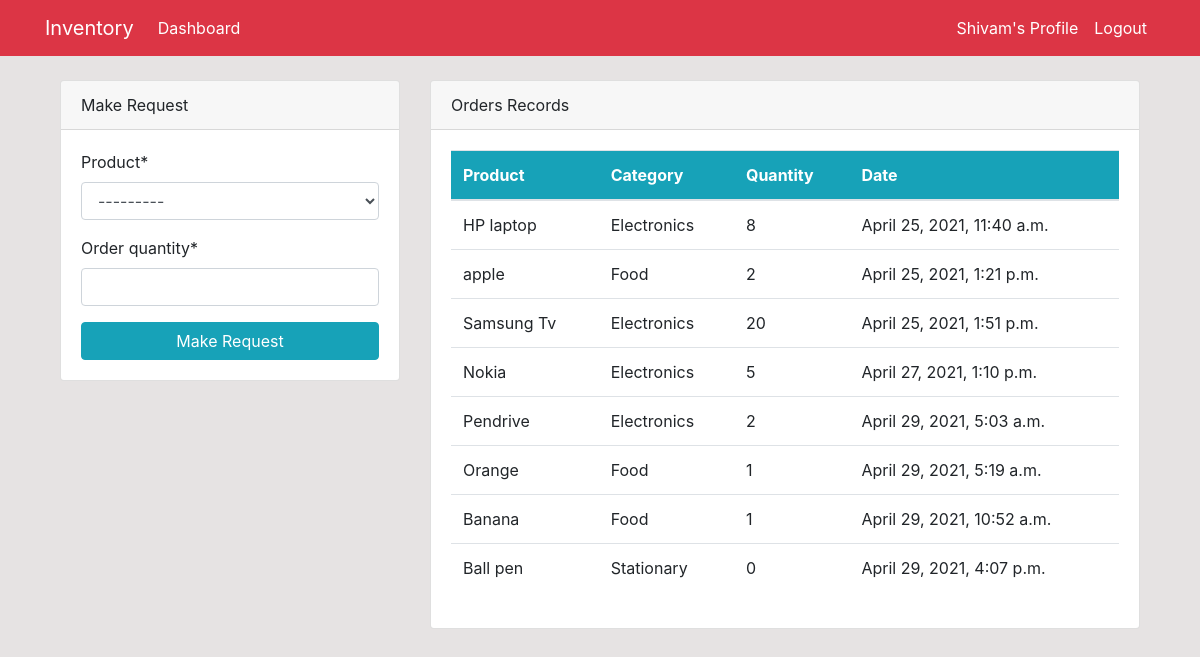
/dashboard/ (signed in), run on the app's committed database.
### dashboard/models.py (models this page shows, shortened)
class Order(models.Model):
    product = models.ForeignKey(Product, on_delete=models.CASCADE, null=True)
    staff = models.ForeignKey(User, models.CASCADE, null=True)
    order_quantity = models.PositiveIntegerField(null=True)
    date = models.DateTimeField(auto_now_add=True, blank=True)

class Product(models.Model):
    name = models.CharField(max_length=100, null=True)
    category = models.CharField(max_length=20, choices=CATEGORY, null=True)
    quantity = models.PositiveIntegerField(null=True)
    def __str__(self):
        return f'{self.name}'

### dashboard/views.py (the view)
# urls.py: path('dashboard/', views.index, name='dashboard-index'),
@login_required(login_url='user-login')
def index(request):
    orders = Order.objects.all()
    products = Product.objects.all()
    if request.method == 'POST':
        form = OrderForm(request.POST)
        if form.is_valid():
            instance = form.save(commit=False)
            instance.staff = request.user
            instance.save()
            return redirect('dashboard-index')
    else:
        form = OrderForm()
    context = {
        'orders': orders,
        'form': form,
        'products': products,
    }
    return render(request, 'dashboard/index.html', context)

### dashboard/forms.py
class OrderForm(forms.ModelForm):
    class Meta:
        model = Order
        fields = ['product', 'order_quantity']

### templates/dashboard/index.html (shortened to what this page needs)
{% extends 'partials/base.html' %}
{% block content %}
{% if user.is_authenticated and user.is_staff and user.is_superuser %}
{% include 'partials/topnav.html' %}
<div class="row ">
    <div class="col-md-6 my-4">
        <div class="bg-white">
            <div class="card-body">
                <canvas id="myChart1" width="400" height="300"></canvas>
                <script>
                    var ctx = document.getElementById('myChart1').getContext('2d');
                    var myChart1 = new Chart(ctx, {
                        type: 'pie',
                        data: {
                            labels: [{% for product in products %} '{{product.name}}', {% endfor %}],
                    datasets: [{
                        label: 'Number of Products',
                        data: [{% for product in products %} {{ product.quantity }}, {% endfor %}],
                        backgroundColor: [
                            'rgba(255, 99, 132, 1)',
                            'rgba(54, 162, 235, 1)',
                            'rgba(255, 206, 86, 1)',
                            'rgba(75, 192, 192, 1)',
                            'rgba(153, 102, 255, 1)',
                            'rgba(255, 159, 64, 1)',
                            'rgba(211, 99, 132, 1)',
                            'rgba(234, 162, 235, 1)',
                            'rgba(55, 206, 86, 1)',
                            'rgba(78, 192, 192, 1)',
                            'rgba(123, 102, 255, 1)',
                            'rgba(155, 159, 64, 1)'
                        ],
                            borderColor: [
                                'rgba(255, 99, 132, 1)',
                                'rgba(54, 162, 235, 1)',
                                'rgba(255, 206, 86, 1)',
                                'rgba(75, 192, 192, 1)',
                                'rgba(153, 102, 255, 1)',
                                'rgba(255, 159, 64, 1)',
                                'rgba(211, 99, 132, 1)',
                                'rgba(234, 162, 235, 1)',
                                'rgba(55, 206, 86, 1)',
                                'rgba(78, 192, 192, 1)',
                                'rgba(123, 102, 255, 1)',
                                'rgba(155, 159, 64, 1)'
                            ],
                                borderWidth: 1
                    }]
                        },
                    options: {
                        scales: {
                            yAxes: [{
                                ticks: {
                                    beginAtZero: true
                                }
                            }]
                        }
                    }
                    });
                </script>
            </div>
        </div>
    </div>
    <div class="col-md-6 my-4">
        <div class="bg-white">
            <div class="card-body">
                <canvas id="myChart" width="400" height="300"></canvas>
                <script>
                    var ctx = document.getElementById('myChart').getContext('2d');
                    var myChart = new Chart(ctx, {
                        type: 'bar',
                        data: {
                            labels: [{%  for order in orders %} '{{order.product.name}}',{% endfor %}],
                    datasets: [{
                        label: 'Orders',
                        data: [{% for order in orders %} {{ order.order_quantity }}, {% endfor %}],
                        backgroundColor: [
                            'rgba(255, 99, 132, 1)',
                            'rgba(54, 162, 235, 1)',
                            'rgba(255, 206, 86, 1)',
                            'rgba(75, 192, 192, 1)',
                            'rgba(153, 102, 255, 1)',
                            'rgba(255, 159, 64, 1)',
                            'rgba(211, 99, 132, 1)',
                            'rgba(234, 162, 235, 1)',
                            'rgba(55, 206, 86, 1)',
                            'rgba(78, 192, 192, 1)',
                            'rgba(123, 102, 255, 1)',
                            'rgba(155, 159, 64, 1)'
                        ],
                            borderColor: [
                                'rgba(255, 99, 132, 1)',
                                'rgba(54, 162, 235, 1)',
                                'rgba(255, 206, 86, 1)',
                                'rgba(75, 192, 192, 1)',
                                'rgba(153, 102, 255, 1)',
                                'rgba(255, 159, 64, 1)',
                                'rgba(211, 99, 132, 1)',
                                'rgba(234, 162, 235, 1)',
                                'rgba(55, 206, 86, 1)',
                                'rgba(78, 192, 192, 1)',
                                'rgba(123, 102, 255, 1)',
                                'rgba(155, 159, 64, 1)'
                            ],
                                borderWidth: 1
                    }]
                        },
                    options: {
                        scales: {
                            yAxes: [{
                                ticks: {
                                    beginAtZero: true
                                }
                            }]
                        }
                    }
                    });
                </script>
            </div>
        </div>
    </div>
</div>
{% else %}
{% include 'dashboard/staff_index.html' %}
{% endif %}
{% endblock %}

### templates/partials/nav.html (shortened to what this page needs)
<nav class="navbar navbar-expand-sm navbar-info bg-danger">
    <div class="container">
        {% if user.is_authenticated %}
        <a class="navbar-brand text-white" href="{% url 'dashboard-index' %}">Inventory</a>
        <div class="collapse navbar-collapse" id="navbarSupportedContent">
            <ul class="navbar-nav mr-auto">
                <li class="nav-item active">
                    <a class="nav-link text-white" href="{% url 'dashboard-index' %}">Dashboard </a>
                </li>
            </ul>
            <ul class="navbar-nav ml-auto">
                <li class="nav-item active">
                    <a class="nav-link text-white" href="{% url 'user-profile' %}"> {{user.username}}'s Profile
                        <span class="sr-only">(current)</span></a>
                </li>
                <li class="nav-item">
                    <a class="nav-link text-white" href="{% url 'user-logout' %}">Logout</a>
                </li>
            </ul>
            {% endif %}
        </div>
    </div>
</nav>

### templates/dashboard/staff_index.html (shortened to what this page needs)
{% load crispy_forms_tags %}
<div class="container">
    <div class="row mt-4">
        <div class="col-md-4">
            <div class="card">
                <div class="card-header">
                    Make Request
                </div>
                <div class="card-body">
                    <form method="POST">
                        {{ form|crispy }}
                        <input class="btn btn-info btn-block" type="submit" value="Make Request">
                    </form>
                </div>
            </div>
        </div>
        <div class="col-md-8">
            <div class="card">
                <div class="card-header">
                    Orders Records
                </div>
                <div class="card-body">
                    <table class="table bg-white">
                        <thead class="bg-info text-white">
                            <tr>
                                <th scope="col">Product</th>
                                <th scope="col">Category</th>
                                <th scope="col">Quantity</th>
                                <th scope="col">Date</th>
                            </tr>
                        </thead>
                        <tbody>
                            {% for order in orders %}
                            {% if order.staff == user %}
                            <tr>
                                <td>{{ order.product }}</td>
                                <td>{{ order.product.category }}</td>
                                <td>{{ order.order_quantity }}</td>
                                <td>{{ order.date }}</td>
                            </tr>
                            {% endif %}
                            {% endfor %}
                        </tbody>
                    </table>
                </div>
            </div>
        </div>
    </div>
</div>

### static/style.css (style rules this page uses)
body { background:rgb(230,227,227); }

### data on the page
Order: product "HP laptop", product.category "Electronics", order_quantity "8", date "April 25, 2021, 11:40 a.m."
Order: product "apple", product.category "Food", order_quantity "2", date "April 25, 2021, 1:21 p.m."
Order: product "Samsung Tv", product.category "Electronics", order_quantity "20", date "April 25, 2021, 1:51 p.m."
Order: product "Nokia", product.category "Electronics", order_quantity "5", date "April 27, 2021, 1:10 p.m."
Order: product "Pendrive", product.category "Electronics", order_quantity "2", date "April 29, 2021, 5:03 a.m."
Order: product "Orange", product.category "Food", order_quantity "1", date "April 29, 2021, 5:19 a.m."
Order: product "Banana", product.category "Food", order_quantity "1", date "April 29, 2021, 10:52 a.m."
Order: product "Ball pen", product.category "Stationary", order_quantity "0", date "April 29, 2021, 4:07 p.m."

### other printed values
{{ user.username }} "Shivam"
